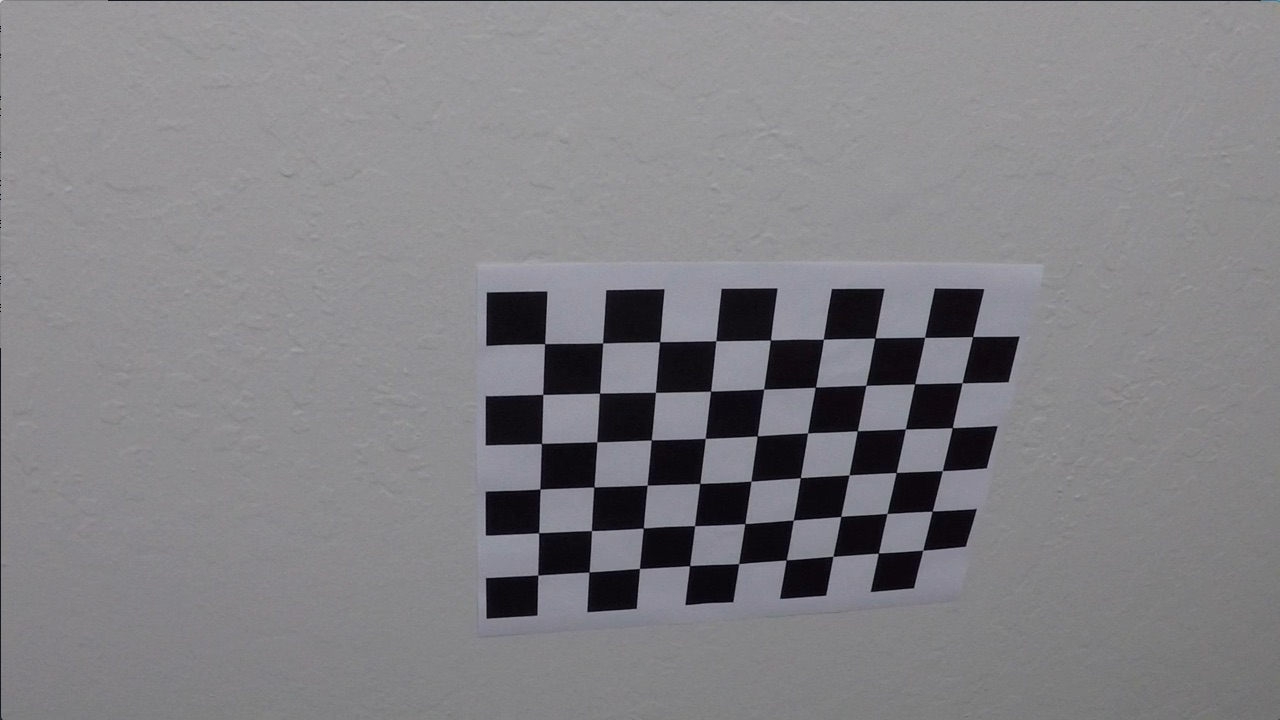
#> input picture Autonomous driving (UDACITY)/Subproject 2 - Advanced line finder/camera_calibration/calibration10.jpg, 1280 x 720 px; its folder holds only this picture in this run
$ jupyter execute --allow-errors Solution.ipynb   (shell and % lines are left out)
#> lines starting #> are read from the running program, lines starting #| are printed output that depends on the picture; after the words box and inside, x2 and y2 are one past the last pixel; in counts of white or black regions, pixels touching at a corner belong together
# [Source blog](https://medium.com/typeiqs/advanced-lane-finding-c3c8305f074)

[cell 1]
import glob
import matplotlib.pyplot as plt
import matplotlib.image as mpimg
import numpy as np
import cv2
from scipy import stats

# 1. Camera calibration

### 1.1 Find Corners on cheesboard images `cv2.findChessboardCorners`

[cell 2]
objpoints = []
imgpoints = []

chessboard_shape = (9, 6)
objp = np.zeros((chessboard_shape[0]*chessboard_shape[1], 3), np.float32)
objp[:,:2] = np.mgrid[0:chessboard_shape[0], 0:chessboard_shape[1]].T.reshape(-1, 2)

for filename in glob.glob('./camera_calibration/*.jpg'):
    img = mpimg.imread(filename)
#> img is the input picture: shape (720, 1280, 3); mean R, G, B 130.2, 129.4, 133.1

    gray = cv2.cvtColor(img, cv2.COLOR_BGR2GRAY)
    ret, corners = cv2.findChessboardCorners(gray, chessboard_shape, None)
#> ret = True; corners = 54 rows, first 8: [544.7, 343.6], [602.6, 342.9], [659.6, 341.7], [716, 340.7], [770.5, 340], [823.4, 339.2], [874.8, 338.1], [924.6, 337.3]

    if ret == True:
        imgpoints.append(corners)
        objpoints.append(objp)

### 1.2 Compute undistord transformation parameters `cv2.calibrateCamera`

[cell 3]
ret, mtx, dist, rvecs, tvecs = cv2.calibrateCamera(objpoints, imgpoints, img.shape[1::-1], None, None)
#> ret = 0.402; mtx = [[1215.1, 0, 674.3], [0, 1227, 357.1], [0, 0, 1]]; dist = [[-0.887, 13.5, -0.00382, -0.00756, -85.37]]; rvecs = ([0.506, -0.211, 0.0337],); tvecs = ([-2.2, -0.223, 20.53],)

### 1.3 Undistord some image `cv2.undistort`

[cell 4]
img_distort   = cv2.imread('./camera_calibration/calibration1.jpg')
#> (the rest of this cell did not finish here and is left out)

[cell 5]
img_distort   = cv2.imread("../dataset_imgs/720_test4.jpg")
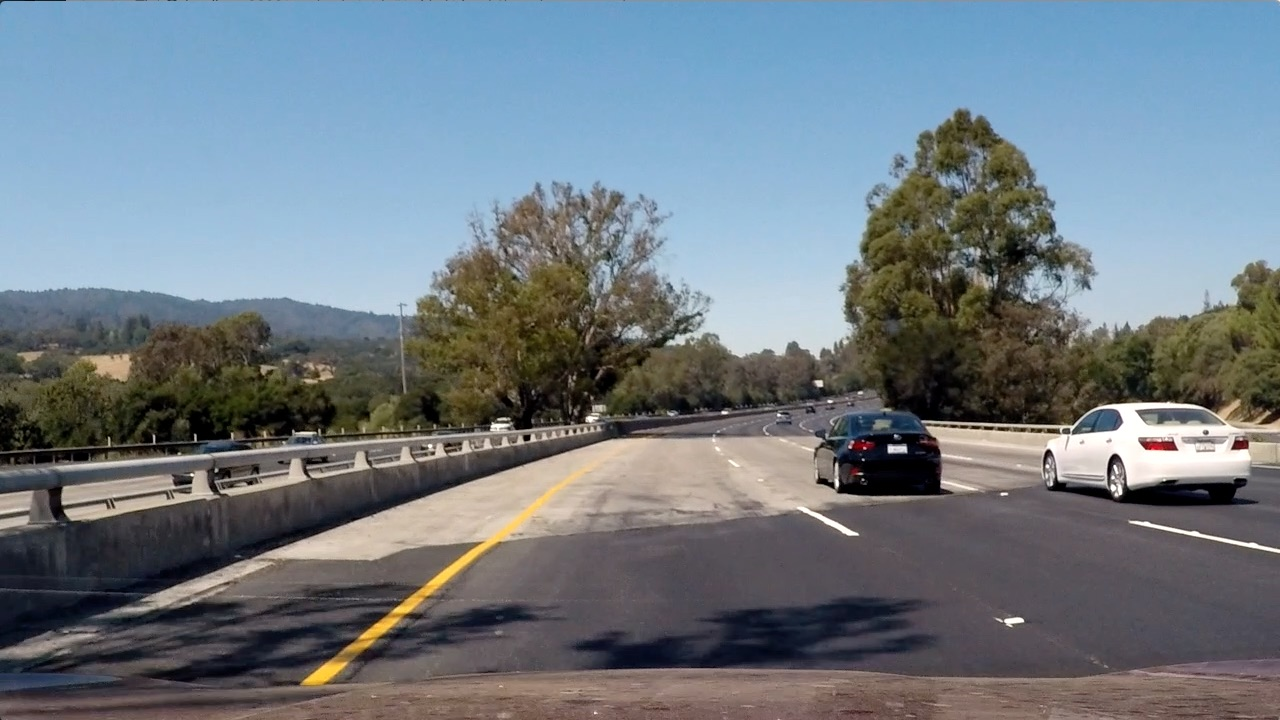
#> input picture Autonomous driving (UDACITY)/dataset_imgs/720_test4.jpg, 1280 x 720 px
#> img_distort is the input picture: shape (720, 1280, 3); mean B, G, R 130.9, 122.7, 112.2
img_distort   = cv2.cvtColor(img_distort, cv2.COLOR_BGR2RGB)
img_undistort = cv2.undistort(img_distort, mtx, dist, None, mtx)

fig, (ax1, ax2) = plt.subplots(1, 2, figsize=(16, 8))
#fig.tight_layout()
ax1.imshow(img_distort);   ax1.set_title("Distord")
ax2.imshow(img_undistort); ax2.set_title("Corrected");

[cell 6]
HEIGHT = img_distort.shape[0]
#> HEIGHT = 720
WIDTH  = img_distort.shape[1]
#> WIDTH = 1280

## 3. Reduce noise

[cell 7]
img_blur = cv2.GaussianBlur(img_undistort, (5,5), 0)
plt.imshow(img_blur, cmap='gray');

# Perspective Transformation

[cell 8]
fig, (ax1, ax2) = plt.subplots(1, 2, figsize=(16, 8))

ax1.imshow(img_blur, cmap='gray');

#x = [580, 740, 1100, 270, 580]
#y = [460, 460, 670, 670, 460]

x = [180, 560, 750, 1130, 180]
y = [690, 460, 460, 690, 690]
ax1.plot(x, y, color='#ff1010', alpha=0.5, linewidth=4, solid_capstyle='round', zorder=2)

ax1.scatter(x=[560, 180, 1130, 750], y=[460, 690, 690, 460], c='r', s=40)
ax1.scatter(x=[320, 320, 960, 960], y=[0, 720, 720, 0], c='b', s=40)

################################

src = np.float32([[560,460],[180,690], [1130,690],[750,460]])
dst = np.float32([[320,0],  [320,720], [960,720], [960,0]])

PT     = cv2.getPerspectiveTransform(src, dst)
PT_inv = cv2.getPerspectiveTransform(dst, src)

road_rgb = cv2.warpPerspective(img_blur, PT, (img_blur.shape[1], img_blur.shape[0]), flags=cv2.INTER_LINEAR)


ax2.imshow(road_rgb, cmap='gray');
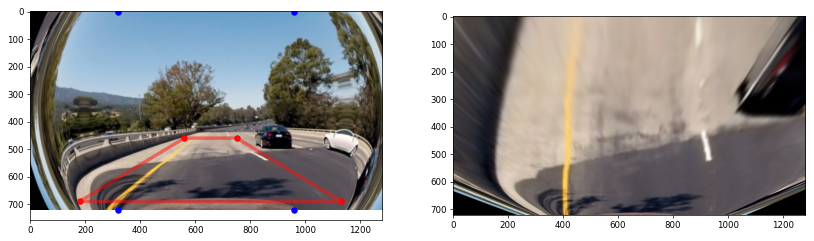
#> figure drawn by matplotlib, 2 panels

# RBG, HLS, HSV

[cell 9]
road_hls = cv2.cvtColor(road_rgb, cv2.COLOR_RGB2HLS)
#> road_hls: shape (720, 1280, 3); mean of channels 0, 1, 2 59, 123.1, 45
road_hsv = cv2.cvtColor(road_rgb, cv2.COLOR_RGB2HSV)
#> road_hsv: shape (720, 1280, 3); mean H, S, V 59, 43.6, 133.9

formats = {
    "RBG": {"img": road_rgb, "ch_names": ['Red', 'Green', 'Blue']},
    "HLS": {"img": road_hls, "ch_names": ['Hue', 'Light', 'Saturation']},
    "HSV": {"img": road_hsv, "ch_names": ['Hue', 'Saturation', 'Value']}
}

for format_name, format_data in formats.items():
    fig, axes = plt.subplots(1, 3, figsize=(16, 3.5))
    fig.suptitle(format_name, fontsize=18)

    format_img = format_data["img"]
    format_ch_names = format_data["ch_names"]

    for ch_i in range(3):
        axes[ch_i].imshow(format_img[:,:,ch_i], cmap='gray');
        axes[ch_i].set_title(format_ch_names[ch_i], fontsize=12)
#> this loop made 3 passes
#> (format_name, format_ch_names) on passes 1 to 3: ('RBG', ['Red', 'Green', 'Blue']), ('HLS', ['Hue', 'Light', 'Saturation']), ('HSV', ['Hue', 'Saturation', 'Value'])

# Yellow mask on RGB

[cell 10]
yellow_mask = cv2.inRange(road_rgb, lowerb = np.array([150, 150, 0]),
                                    upperb = np.array([255, 255, 120]))
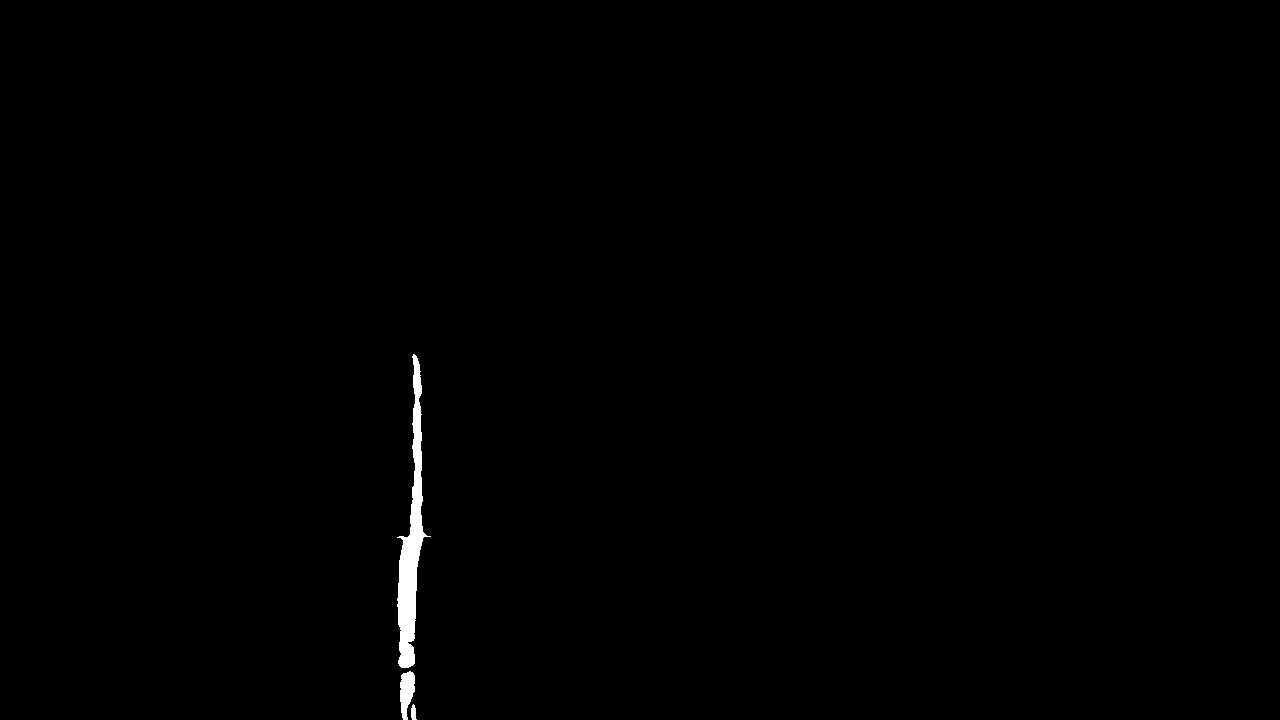
#> yellow_mask: shape (720, 1280); 0.48% white; 3 white regions, box (x1, y1, x2, y2) and area: (397, 354, 431, 668) 3822, (400, 671, 415, 720) 510, (411, 704, 417, 720) 69

fig, (ax1, ax2) = plt.subplots(1, 2, figsize=(16, 8))
ax1.imshow(road_rgb);                 ax1.set_title("RGB")
ax2.imshow(yellow_mask, cmap='gray'); ax2.set_title("Yellow mask");

# White mask on RGB

[cell 11]
white_mask = cv2.inRange(road_rgb, lowerb = np.array([185, 185, 185]),
                                   upperb = np.array([255, 255, 255]))
#> white_mask: shape (720, 1280); 1.3% white; 40 white regions (27 under 20 px), largest, box (x1, y1, x2, y2) and area: (166, 549, 256, 669) 3321, (876, 392, 937, 522) 2479, (877, 0, 907, 116) 2472
fig, (ax1, ax2) = plt.subplots(1, 2, figsize=(16, 8))
ax1.imshow(road_rgb); ax1.set_title("RGB")
ax2.imshow(white_mask, cmap='gray'); ax2.set_title("White mask");

# HLS saturation mask

[cell 12]
# Convert to HLS color space and isolate the saturation channel
hls_saturation = road_hls[:,:,2]

# Apply the threshold on the hls saturation channel
hls_saturation_mask = np.zeros_like(hls_saturation)
hls_saturation_mask[(hls_saturation >= 180) & (hls_saturation <= 200)] = 1

fig, (ax1, ax2) = plt.subplots(1, 2, figsize=(16, 8))
ax1.imshow(road_rgb);                 ax1.set_title("RGB")
ax2.imshow(hls_saturation_mask, cmap='gray'); ax2.set_title("HLS saturation mask");

# HSV value mask

[cell 13]
# Convert to HLS color space and isolate the saturation channel
hsv_value = road_hsv[:,:,2]

# Apply the threshold on the hls saturation channel
hsv_value_mask = np.zeros_like(hsv_value)
hsv_value_mask[(hsv_value >= 225) & (hsv_value <= 255)] = 1

fig, (ax1, ax2) = plt.subplots(1, 2, figsize=(16, 8))
ax1.imshow(road_rgb);                 ax1.set_title("RGB")
ax2.imshow(hsv_value_mask, cmap='gray'); ax2.set_title("HLS saturation mask");

# Combine 4 binary masks

[cell 14]
combined_binary = np.zeros_like(white_mask)

combined_binary[(yellow_mask == 1) \
                | (white_mask == 1) \
                | (hls_saturation_mask == 1) \
                | (hsv_value_mask == 1)] = 1

fig, (ax1, ax2) = plt.subplots(1, 2, figsize=(16, 8))
ax1.imshow(road_rgb);                 ax1.set_title("RGB")
ax2.imshow(combined_binary, cmap='gray'); ax2.set_title("Combined binary masks");

# Histogram

[cell 15]
histogram = np.sum(combined_binary[combined_binary.shape[0]//2:,:], axis=0)
plt.plot(histogram)
#> figure, not shown here; curve peaks at x = 405, y = 341

[cell 16]
midpoint = len(histogram)//2

left_line_pos  = np.argmax(histogram[:midpoint])
right_line_pos = np.argmax(histogram[midpoint:]) + midpoint

left_line_pos, right_line_pos

# Windows boxes

[cell 17]
img = combined_binary
out_img = road_rgb.copy()

# Choose the number of sliding windows
num_windows = 9

# Set height of windows
window_height = HEIGHT // num_windows
#> window_height = 80

# Identify the x and y positions of all nonzero pixels in the image
nonzero = img.nonzero()
nonzeroy = nonzero[0]
nonzerox = nonzero[1]

# Current positions to be updated for each window
leftx_current = left_line_pos
rightx_current = right_line_pos

# Set the width of the windows +/- margin
margin = 80

# Set minimum number of pixels found to recenter window
minpix = 50

# Create empty lists to receive left and right lane pixel indices
left_lane_inds = []
right_lane_inds = []

# Step through the windows one by one
for window in range(window_height):
    # Identify window boundaries in x and y (and right and left)
    win_y_low = img.shape[0] - (window+1)*window_height
    win_y_high = img.shape[0] - window*window_height
    win_xleft_low = leftx_current - margin
    win_xleft_high = leftx_current + margin
    win_xright_low = rightx_current - margin
    win_xright_high = rightx_current + margin

    # Draw the windows on the visualization image
    cv2.rectangle(out_img,(win_xleft_low,win_y_low),(win_xleft_high,win_y_high),(0,255,0), 2)
    cv2.rectangle(out_img,(win_xright_low,win_y_low),(win_xright_high,win_y_high),(0,255,0), 2)

    # Identify the nonzero pixels in x and y within the window
    good_left_inds  = ((nonzeroy >= win_y_low) & (nonzeroy < win_y_high) & (nonzerox >= win_xleft_low)  & (nonzerox < win_xleft_high)).nonzero()[0]
    good_right_inds = ((nonzeroy >= win_y_low) & (nonzeroy < win_y_high) & (nonzerox >= win_xright_low) & (nonzerox < win_xright_high)).nonzero()[0]

    # Append these indices to the lists
    left_lane_inds.append(good_left_inds)
    right_lane_inds.append(good_right_inds)

    # If you found > minpix pixels, recenter next window on their mean position
    if len(good_left_inds) > minpix:
        leftx_current = int(np.mean(nonzerox[good_left_inds]))
    if len(good_right_inds) > minpix:
        rightx_current = int(np.mean(nonzerox[good_right_inds]))
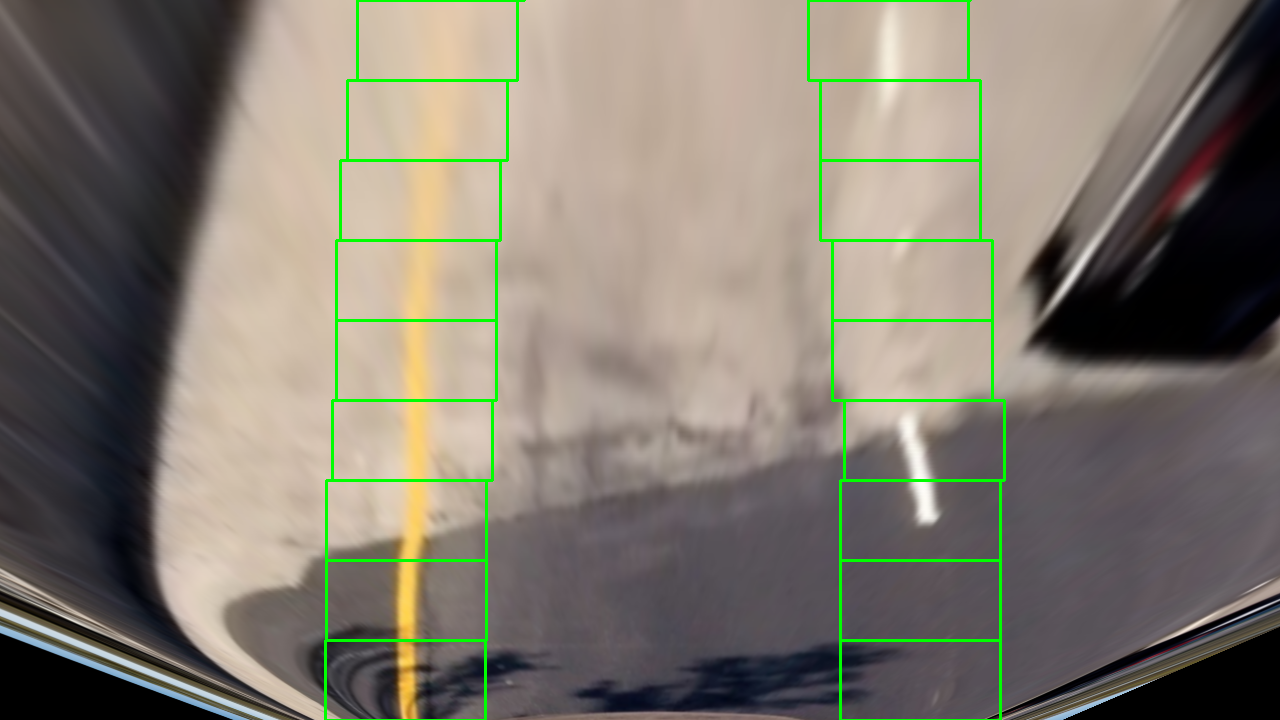
#> out_img: shape (720, 1280, 3); mean R, G, B 129.5, 123.3, 111.7
#> after the loop, left_lane_inds = 80 items; right_lane_inds = 80 items

plt.imshow(out_img);

# Fit 2nd order polynomial

[cell 18]
# Concatenate the arrays of indices
left_lane_inds  = np.concatenate(left_lane_inds)
#> left_lane_inds = 19564 values, max 25617 at index 580, min 0 at index 16857, mean 12337.9
right_lane_inds = np.concatenate(right_lane_inds)
#> right_lane_inds = 2966 values, max 21497 at index 490, min 344 at index 1728, mean 9952.1

# Extract left and right line pixel positions
leftx  = nonzerox[left_lane_inds]
#> leftx = 19564 values, max 467 at index 16891, min 390 at index 6250, mean 424.3
lefty  = nonzeroy[left_lane_inds]
#> lefty = 19564 values, max 719 at index 577, min 0 at index 16857, mean 298.7
rightx = nonzerox[right_lane_inds]
#> rightx = 2966 values, max 933 at index 459, min 881 at index 1368, mean 902
righty = nonzeroy[right_lane_inds]
#> righty = 2966 values, max 519 at index 483, min 9 at index 1728, mean 238.4

# Fit a second order polynomial to each
left_fit  = np.polyfit(lefty, leftx, 2)
#> left_fit = [8.39e-05, -0.117, 448.9]
right_fit = np.polyfit(righty, rightx, 2)
#> right_fit = [0.00021, -0.0434, 891.9]

# Visualize

[cell 19]
ploty = np.linspace(0, HEIGHT-1, HEIGHT)
#> ploty = 720 values from 0 to 719

left_fitx = left_fit[0]*ploty**2 + left_fit[1]*ploty + left_fit[2]
#> left_fitx = 720 values, max 448.9 at index 0, min 408.4 at index 695, mean 421.4
right_fitx = right_fit[0]*ploty**2 + right_fit[1]*ploty + right_fit[2]
#> right_fitx = 720 values, max 969.4 at index 719, min 889.7 at index 103, mean 912.6

nonzero = img.nonzero()
nonzeroy = np.array(nonzero[0])
nonzerox = np.array(nonzero[1])

out_img[nonzeroy[left_lane_inds], nonzerox[left_lane_inds]] = [255, 0, 0]
out_img[nonzeroy[right_lane_inds], nonzerox[right_lane_inds]] = [0, 0, 255]

plt.figure(figsize = (10,5))
plt.imshow(out_img)
plt.plot(left_fitx, ploty, color='yellow')
plt.plot(right_fitx, ploty, color='yellow')
plt.xlim(0, 1280)
plt.ylim(720, 0)
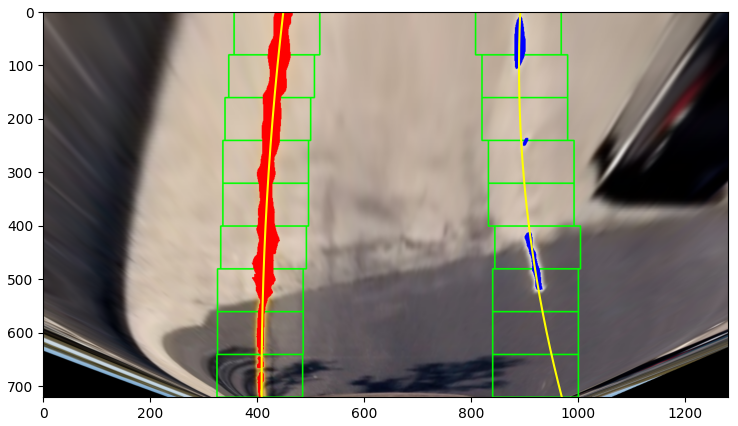
#> figure drawn by matplotlib, 1 panel

# Drawing Lane Lines in Original Image

[cell 20]
def draw_lines(original_img, binary_img, left_fit, right_fit, Minv):
    ploty = np.linspace(0, binary_img.shape[0]-1, binary_img.shape[0])
#> ploty = 720 values from 0 to 719

    # Create an image to draw the lines on
    warp_zero = np.zeros_like(binary_img).astype(np.uint8)
    color_warp = np.dstack((warp_zero, warp_zero, warp_zero))

    left_fitx  = left_fit[0]*ploty**2 + left_fit[1]*ploty + left_fit[2]
    right_fitx = right_fit[0]*ploty**2 + right_fit[1]*ploty + right_fit[2]

    # Recast the x and y points into usable format for cv2.fillPoly()
    pts_left = np.array([np.transpose(np.vstack([left_fitx, ploty]))])
#> pts_left = 720 pairs, first value 408.4 to 448.9, second value 0 to 719
    pts_right = np.array([np.flipud(np.transpose(np.vstack([right_fitx, ploty])))])
#> pts_right = 720 pairs, first value 889.7 to 969.4, second value 0 to 719
    pts = np.hstack((pts_left, pts_right))
#> pts = 1440 pairs, first value 408.4 to 969.4, second value 0 to 719

    # Draw the lane onto the warped blank image
    cv2.fillPoly(color_warp, np.int_([pts]), (0,255, 0))

    # Warp the blank back to original image space using inverse perspective matrix (Minv)
    newwarp = cv2.warpPerspective(color_warp, Minv, (original_img.shape[1], original_img.shape[0]))

    # Combine the result with the original image
    result = cv2.addWeighted(original_img, 1, newwarp, 0.3, 0)
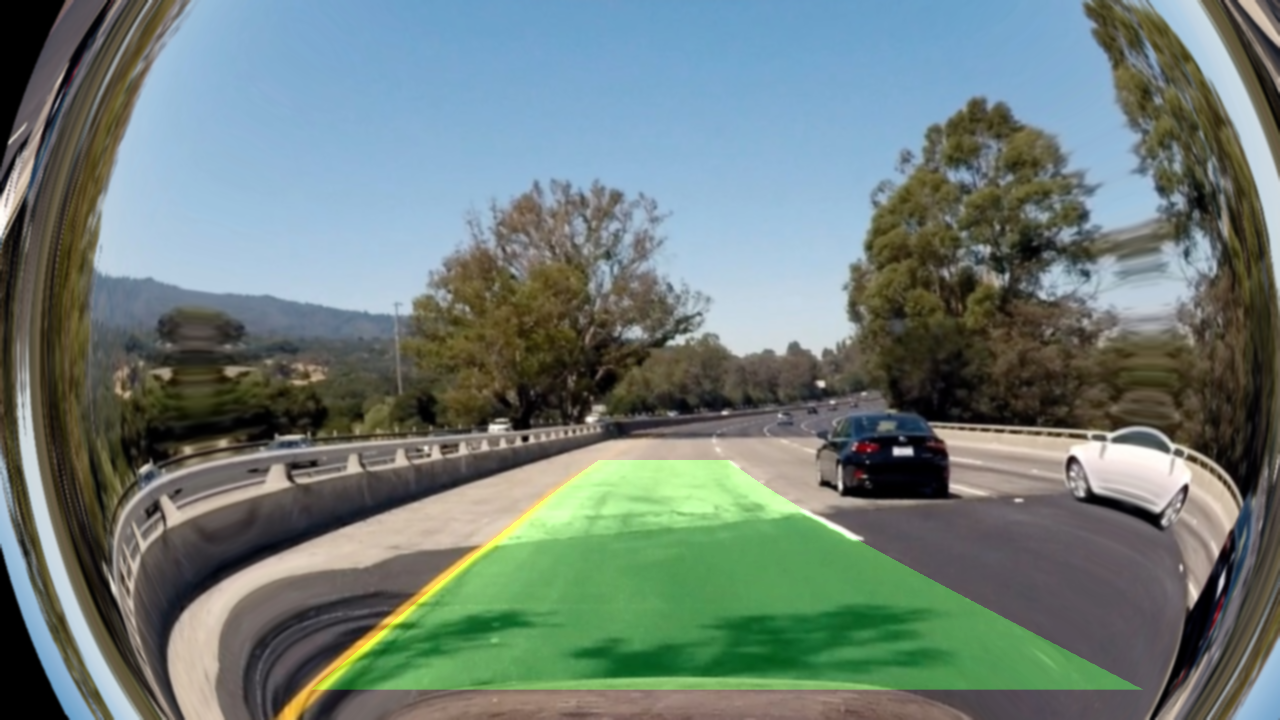
#> result: shape (720, 1280, 3); mean R, G, B 109.6, 125.1, 119.3

    return result

new_img = draw_lines(img_blur, combined_binary, left_fit, right_fit, PT_inv)
plt.figure(figsize = (10,5))
plt.imshow(new_img);
